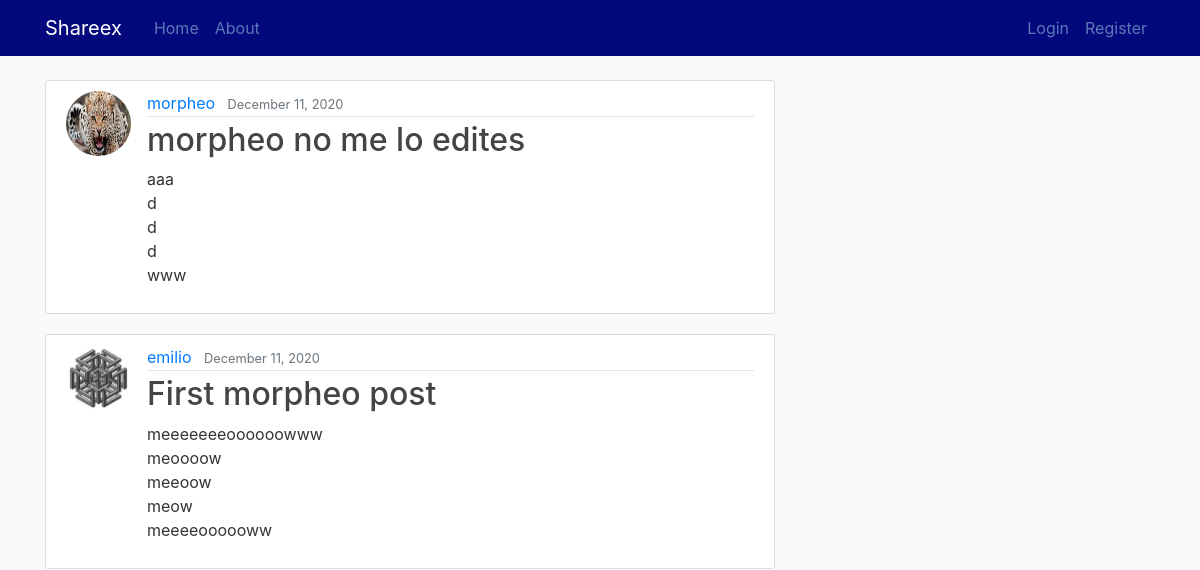
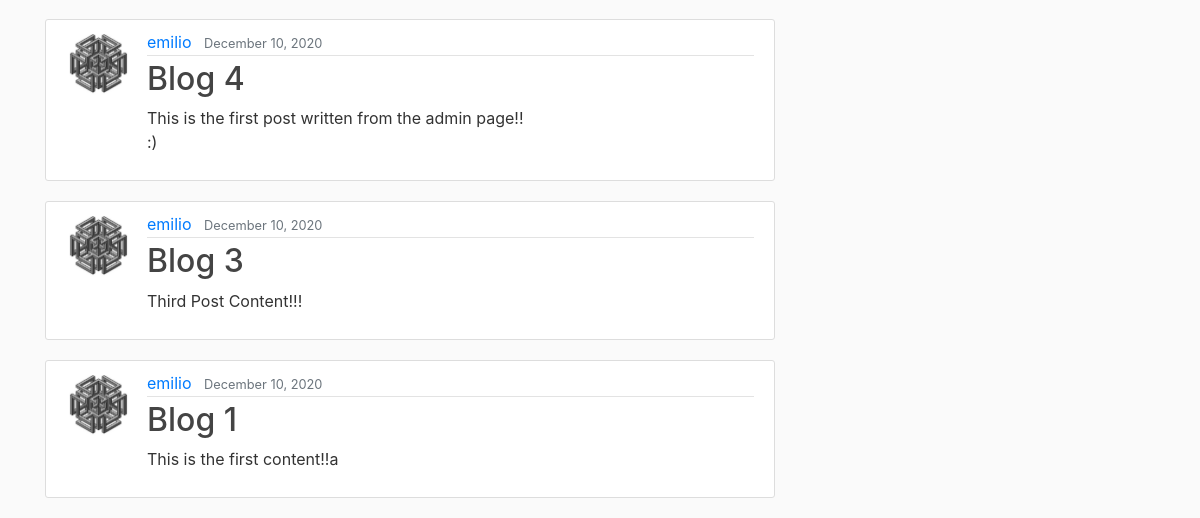
Before: / with the older database file (2 pictures, top to bottom).
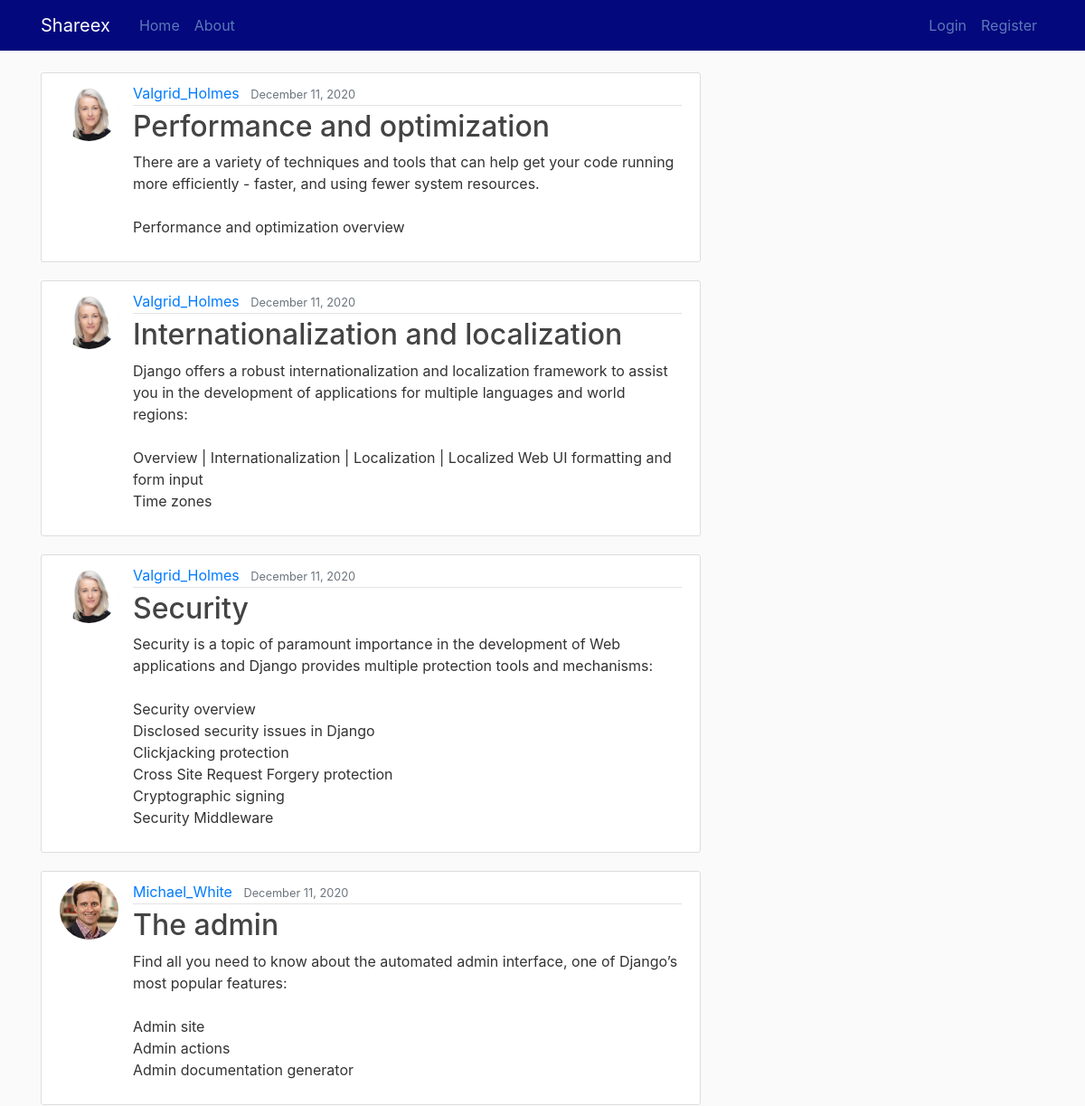
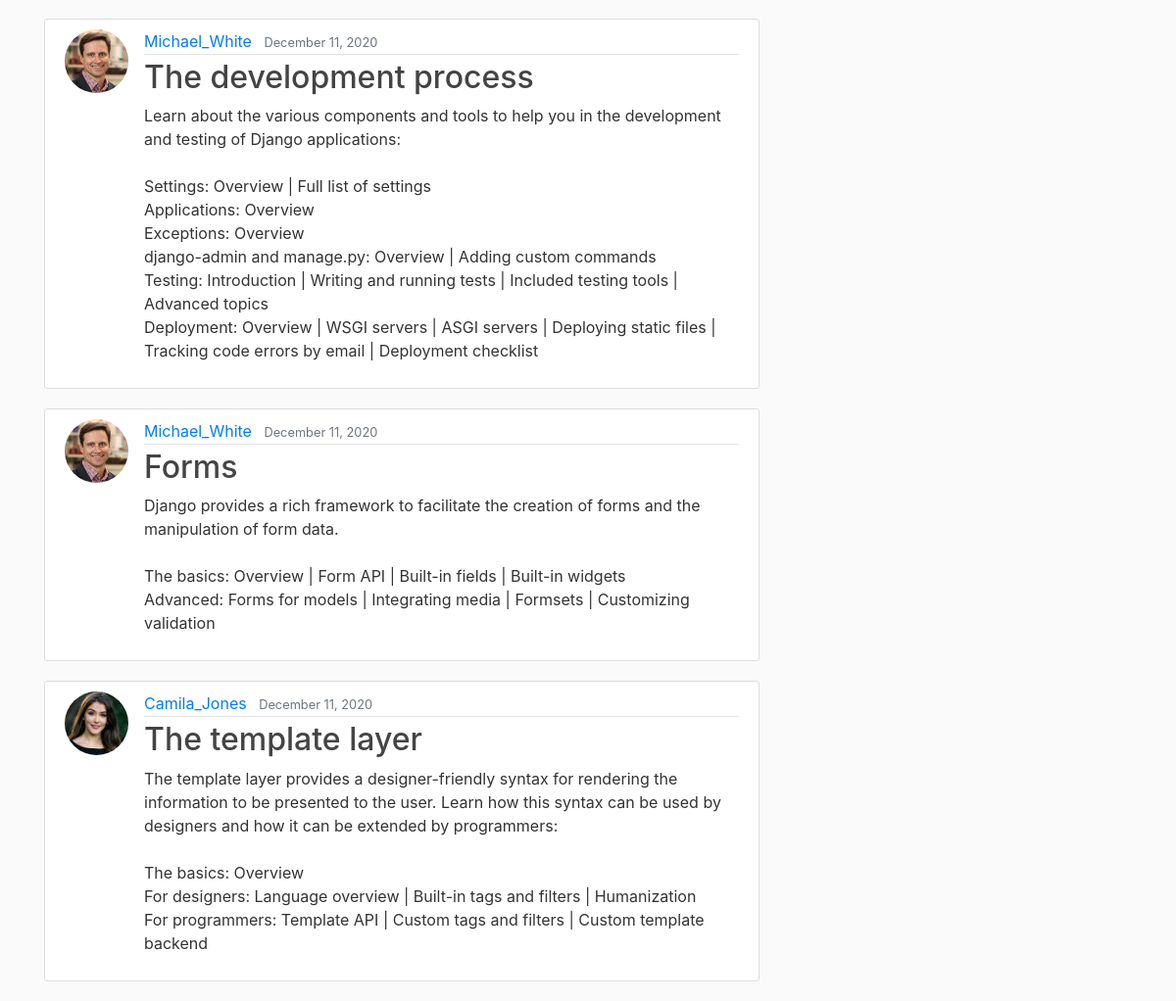
After: the same page with the newer database file (2 pictures, top to bottom).
### blog/models.py (models this page shows, shortened)
class Post(models.Model):
	title = models.CharField(max_length=100)
	content = models.TextField()
	date = models.DateTimeField(default=timezone.now)
	author = models.ForeignKey(User, on_delete=models.CASCADE)

### users/models.py (models this page shows, shortened)
class Profile(models.Model):
	user = models.OneToOneField(User, on_delete=models.CASCADE)
	image = models.ImageField(default='default.jpg', upload_to='profile_pics')

### blog/views.py (the view)
# urls.py: path('', PostListView.as_view(), name = 'blog-home'),
class PostListView(ListView):
	model = Post
	template_name = 'blog/home.html'
	context_object_name = 'posts'
	ordering = ['-date']
	paginate_by = 7

### blog/templates/blog/home.html
{% extends "blog/base.html" %}
{% block content %}
{% for post in posts %}
	<article class="media content-section">
	  <img class="rounded-circle article-img" src="{{ post.author.profile.image.url }}">
	  <div class="media-body">
	    <div class="article-metadata">
	      <a class="mr-2" href="#">{{ post.author }}</a>
	      <small class="text-muted">{{ post.date | date:"F d, Y" }}</small>
	    </div>
	    <h2><a class="article-title" href="{% url 'post-detail' post.id %}">{{ post.title }}</a></h2>
	    <p class="article-content">{{ post.content }}</p>
	  </div>
	</article>
{% endfor %}
{% endblock content %}

### blog/templates/blog/base.html (shortened to what this page needs)
{% load static %}
<!DOCTYPE html>
<html>
<head>
    <link rel="stylesheet" href="https://maxcdn.bootstrapcdn.com/bootstrap/4.0.0/css/bootstrap.min.css">
    <link rel="stylesheet" type="text/css" href="{% static 'blog/main.css' %}">
</head>
<body>
	<header class="site-header">
	  <nav class="navbar navbar-expand-md navbar-dark bg-steel fixed-top">
	    <div class="container">
	      <a class="navbar-brand mr-4" href="{% url 'blog-home' %}">Shareex</a>
	      <div class="collapse navbar-collapse" id="navbarToggle">
	        <div class="navbar-nav mr-auto">
	        	<a class="nav-item nav-link" href="{% url 'blog-home' %}">Home</a>
	         	<a class="nav-item nav-link" href="{% url 'blog-about' %}">About</a>
	        </div>
	        <div class="navbar-nav">
	          {% if user.is_authenticated %}
	          	  <a class="nav-item nav-link" href="{% url 'post-create' %}">New Post</a>
	          	  <a class="nav-item nav-link" href="{% url 'profile' %}">Profile</a>
	          	  <a class="nav-item nav-link" href="{% url 'logout' %}">Logout</a>
	          {% else %}
		          <a class="nav-item nav-link" href="{% url 'login' %}">Login</a>
		          <a class="nav-item nav-link" href="{% url 'register' %}">Register</a>
		      {% endif %}
	        </div>
	      </div>
	    </div>
	  </nav>
	</header>
	<main role="main" class="container">
	  <div class="row">
	    <div class="col-md-8">
	    	{% block content %}{% endblock %}
	    </div>
	  </div>
	</main>
</body>
</html>

### blog/static/blog/main.css (style rules this page uses)
body { background: #fafafa; color: #333333; margin-top: 5rem; }
h1, h2, h3, h4, h5, h6 { color: #444444; }
.bg-steel { background-color: #04087d; }
.site-header .navbar-nav .nav-link { color: #5b79b8; }
.content-section { background: #ffffff; padding: 10px 20px; border: 1px solid #dddddd; border-radius: 3px; margin-bottom: 20px; }
.article-title { color: #444444; }
.article-content { white-space: pre-line; }
.article-img { height: 65px; width: 65px; margin-right: 16px; }
.article-metadata { padding-bottom: 1px; margin-bottom: 4px; border-bottom: 1px solid #e3e3e3 }

Changed rows visible on the page:
removed Post: author.profile.image (picture), author "morpheo", date "December 11, 2020", title "morpheo no me lo edites", content "aaa d d d www"
removed Post: author.profile.image (picture), author "emilio", date "December 11, 2020", title "First morpheo post", content "meeeeeeeoooooowww meoooow meeoow meow meeeeoooooww"
removed Post: author.profile.image (picture), author "emilio", date "December 10, 2020", title "Blog 4", content "This is the first post written from the admin page!! :)"
removed Post: author.profile.image (picture), author "emilio", date "December 10, 2020", title "Blog 3", content "Third Post Content!!!"
removed Post: author.profile.image (picture), author "emilio", date "December 10, 2020", title "Blog 1", content "This is the first content!!a"
added Post: author.profile.image (picture), author "Valgrid_Holmes", date "December 11, 2020", title "Performance and optimization", content "There are a variety of techniques and tools that can help get your code running more efficiently - faster, and using fewer system resources. Performance and optimization overview"
added Post: author.profile.image (picture), author "Valgrid_Holmes", date "December 11, 2020", title "Internationalization and localization", content "Django offers a robust internationalization and localization framework to assist you in the development of applications for multiple languages and world regions: Overview | Internationalization | Localization | Localized Web UI formatting and form input Time zones"
added Post: author.profile.image (picture), author "Valgrid_Holmes", date "December 11, 2020", title "Security", content "Security is a topic of paramount importance in the development of Web applications and Django provides multiple protection tools and mechanisms: Security overview Disclosed security issues in Django Clickjacking protection Cross Site Request Forgery protection Cryptographic signing Security Middleware"
added Post: author.profile.image (picture), author "Michael_White", date "December 11, 2020", title "The admin", content "Find all you need to know about the automated admin interface, one of Django’s most popular features: Admin site Admin actions Admin documentation generator"
added Post: author.profile.image (picture), author "Michael_White", date "December 11, 2020", title "The development process", content "Learn about the various components and tools to help you in the development and testing of Django applications: Settings: Overview | Full list of settings Applications: Overview Exceptions: Overview django-admin and manage.py: Overview | Adding custom commands Testing: Introduction | Writing and running tests | Included testing tools | Advanced topics Deployment: Overview | WSGI servers | ASGI servers | Deploying static files | Tracking code errors by email | Deployment checklist"
added Post: author.profile.image (picture), author "Michael_White", date "December 11, 2020", title "Forms", content "Django provides a rich framework to facilitate the creation of forms and the manipulation of form data. The basics: Overview | Form API | Built-in fields | Built-in widgets Advanced: Forms for models | Integrating media | Formsets | Customizing validation"
added Post: author.profile.image (picture), author "Camila_Jones", date "December 11, 2020", title "The template layer", content "The template layer provides a designer-friendly syntax for rendering the information to be presented to the user. Learn how this syntax can be used by designers and how it can be extended by programmers: The basics: Overview For designers: Language overview | Built-in tags and filters | Humanization For programmers: Template API | Custom tags and filters | Custom template backend"
